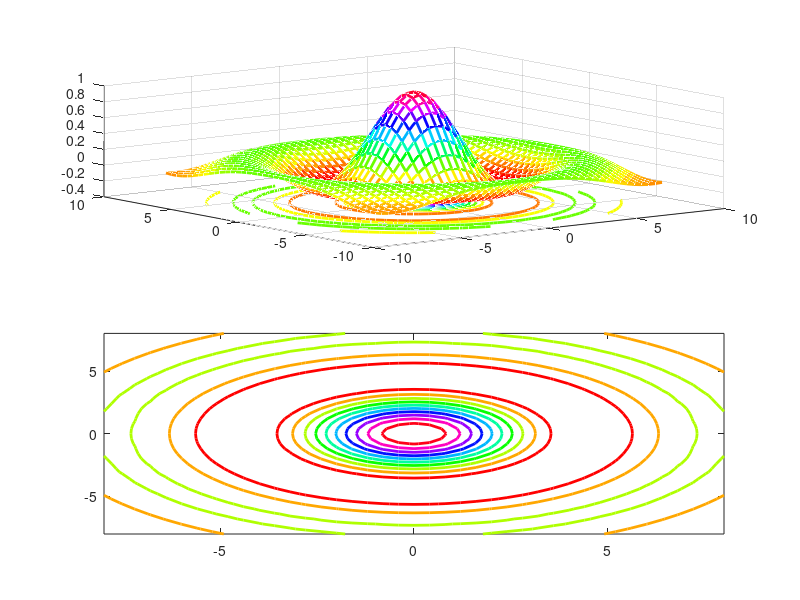
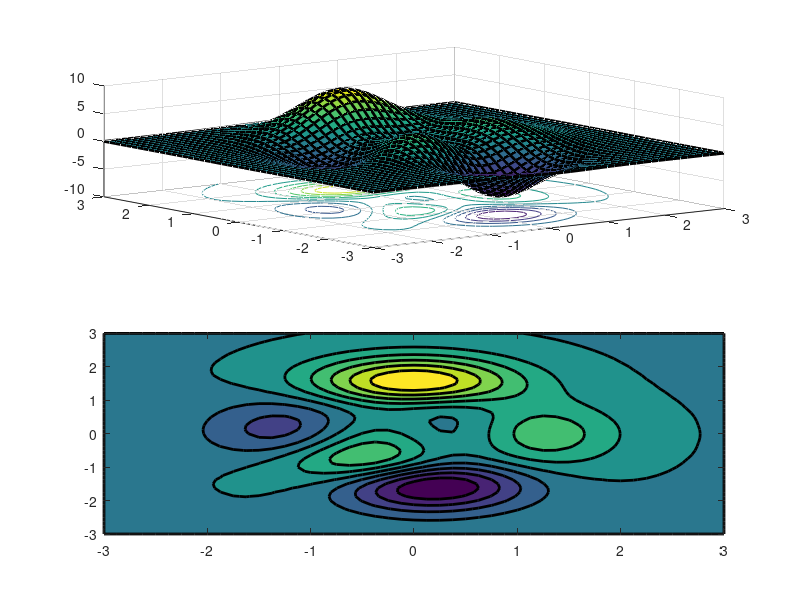

Write MATLAB code to recreate these figures, in order.
%{
SEC4.5.M

Material de apoio do livro "Computação científica com GNU Octave".
Exemplos da seção 4.5, capítulo 4, "Produzindo gráficos no Octave".

* Autor: Alexandre 'Jaguar' Fioravante de Siqueira
* Editora: Casa do Código
* Contato: http://www.programandociencia.com/sobre/
           http://www.casadocodigo.com.br/
* Fórum de discussão: http://groups.google.com/d/forum/compcieoctave
* Material de apoio: http://goo.gl/VnnAnF

* Para citar esse material, por favor utilize a referência abaixo:
SIQUEIRA, A.F. Computação científica com GNU Octave. São Paulo: 
Casa do Código, 2015. xxx p.

Este programa é um software livre; você pode redistribuí-lo e/ou 
modificá-lo dentro dos termos da Licença Pública Geral GNU como 
publicada pela Fundação do Software Livre (FSF); na versão 3 da 
Licença, ou qualquer versão posterior.

Este programa é distribuído na esperança de que possa ser útil, 
mas SEM NENHUMA GARANTIA; sem uma garantia implícita de ADEQUAÇÃO
a qualquer MERCADO ou APLICAÇÃO EM PARTICULAR. Veja a
Licença Pública Geral GNU para maiores detalhes.

Você deve ter recebido uma cópia da Licença Pública Geral GNU junto
com este programa. Se não, veja <http://www.gnu.org/licenses/>.
%}


%% A função mesh()
% #1
comp = 1:5
area = meshgrid(comp)

% #2
vetor = [1 2 3 4 5];
[area_x,area_y] = meshgrid(vetor)

% #3
vet1 = [1 2 3 4 5];
vet2 = [-1 -2 -3 -4 -5];
[area_x,area_y] = meshgrid(vet1,vet2)

% #4
grade = linspace(-8,8,41);
[xx,yy] = meshgrid(grade);
zz = sin(sqrt(xx.^2 + yy.^2)) ./ sqrt(xx.^2 + yy.^2);
mesh(xx,yy,zz,'linewidth',2)

% Nota 1
[xx,yy,zz] = sombrero(41);
mesh(xx,yy,zz,'linewidth',2)

% #5
grade = linspace(-3,3,49);
[xx,yy] = meshgrid(grade);
zz = 3*(1-xx).^2.*exp(-xx.^2 - (yy+1).^2) ...
    - 10*(xx./5 - xx.^3 - yy.^5).*exp(-xx.^2-yy.^2) ...
    - 1/3.*exp(-(xx+1).^2 - yy.^2);
meshc(xx,yy,zz,'linewidth',2)

% Nota 2
[xx,yy,zz] = peaks(49);
meshc(xx,yy,zz,'linewidth',2)


%% A função surf()
% #1
grade = linspace(-5,5,41);
[xx,yy] = meshgrid(grade);
zz = sin(sqrt(xx.^2 + yy.^2)) .* sqrt(xx.^2 + yy.^2);
surf(xx,yy,zz)
colormap('hsv')

% #2
grade = linspace(-2,2,40);
[xx,yy] = meshgrid(grade);
zz = exp(cos(xx.^2 + yy.^2)); % .* sqrt(xx.^2 + yy.^2);
surfc(xx,yy,zz)
shading interp


%% A função contour()
% #1
subplot(211)
[xx,yy,zz] = sombrero(41);
contour(xx,yy,zz,'linewidth',2)
axis off
subplot(212)
[xx,yy,zz] = peaks(49);
contour(xx,yy,zz,'linewidth',2)

% #2
grade = linspace(-10,10,60);
[xx,yy] = meshgrid(grade);
zz = cos(sqrt(xx.^2 + yy.^2)) .* sqrt(xx.^2 + yy.^2);
contourf(xx,yy,zz)

% #3
subplot(211)
[xx,yy,zz] = sombrero(41);
meshc(xx,yy,zz,'linewidth',2)
subplot(212)
contour(xx,yy,zz,'linewidth',2)
figure;
[xx,yy,zz] = peaks(49);
subplot(211)
surfc(xx,yy,zz,'linewidth',2)
subplot(212)
contourf(xx,yy,zz,'linewidth',2)

